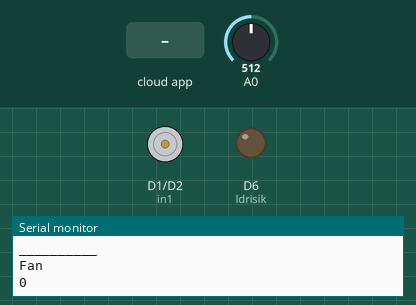
This sketch was run on a simulated ESP8266 (NodeMCU). Shown: motor-driver pin pairs drawn as motors (green arrow = first pin HIGH = forward, orange = second pin HIGH = backward, longer = more drive, scaled by the enable pin), output pins drawn as LEDs (lit = HIGH), the last lines printed to the serial monitor. Inputs (shaded band) come from the test bench; at power-on: A0 = 512. WiFi joins after 1.5 s; servers stay silent unless stated; the Firebase database answers and starts empty.

Above: at 2.7 s.
2.8 s: the phone or cloud app sets ldr to 1
At 4.0 s:
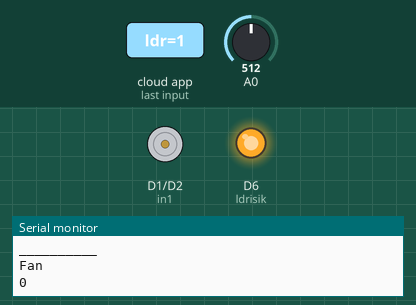
4.3 s: the phone or cloud app sets FAN to 1
At 5.4 s:
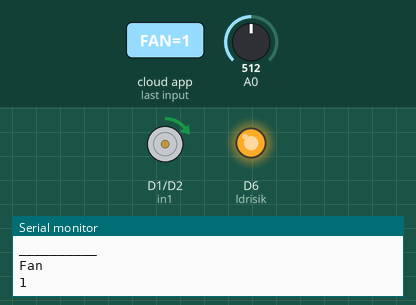
5.8 s: A0 set to 0
At 7.2 s:
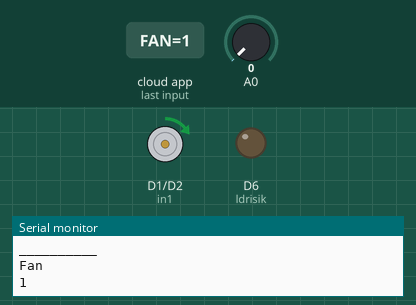
7.5 s: A0 set to 122
At 8.9 s:
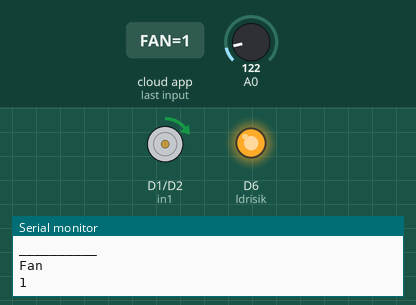
9.3 s: the phone or cloud app sets FAN to 0
At 10.2 s:
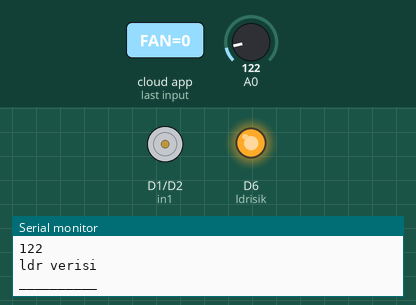
Timing chart, 0 to 11.8 s (numbered marks = the images above; inputs shaded):
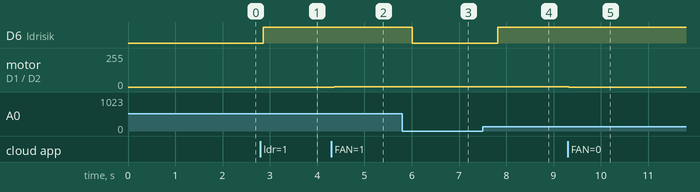

Measured:
- after the input at 2.8 s, D6 (ldrisik): LOW → HIGH after 0.06 s
- after the input at 4.3 s, motor on D1 (in1) / D2 (in2): stopped → forward 2/255 after 0.06 s
- after the input at 5.8 s, D6 (ldrisik): HIGH → LOW after 0.21 s
- after the input at 7.5 s, D6 (ldrisik): LOW → HIGH after 0.32 s
- after the input at 9.3 s, motor on D1 (in1) / D2 (in2): forward 2/255 → stopped at once

The sketch:

homeSystem2.ino
```cpp
#include <Arduino.h>
#include <ESP8266WiFi.h>
#include <Firebase_ESP_Client.h>
// Motor A connections
int PIRpin = D5;
int enA = D0;
int in1 = D1;
int in2 = D2;
int ldrpin = D7;
int ldrisik = D6;

//Provide the token generation process info.
#include "addons/TokenHelper.h"
//Provide the RTDB payload printing info and other helper functions.
#include "addons/RTDBHelper.h"

// Insert your network credentials
#define WIFI_SSID "Ömer Faruk's Galaxy S20 FE"
#define WIFI_PASSWORD "faruk6607"

// Insert Firebase project API Key
#define API_KEY "***************-q68k9vYGyYo"

// Insert RTDB URLefine the RTDB URL */
#define DATABASE_URL "https://akilliev-faec9-default-rtdb.firebaseio.com/"

//Define Firebase Data object
FirebaseData fbdo;

FirebaseAuth auth;
FirebaseConfig config;

//unsigned long sendDataPrevMillis = 0;
//int count = 0;
bool signupOK = false;

void setup() {
  pinMode(ldrpin, INPUT);
  pinMode(PIRpin, INPUT);
  pinMode(ldrisik, OUTPUT);
  pinMode(enA, OUTPUT);
  pinMode(in1, OUTPUT);
  pinMode(in2, OUTPUT);
  Serial.begin(115200);
  WiFi.begin(WIFI_SSID, WIFI_PASSWORD);
  Serial.print("Connecting to Wi-Fi");
  while (WiFi.status() != WL_CONNECTED) {
    Serial.print(".");
    delay(300);
  }
  Serial.print("Connected with IP: ");
  Serial.println(WiFi.localIP());
  Serial.println();
  config.api_key = API_KEY;
  config.database_url = DATABASE_URL;

  /* Sign up */
  if (Firebase.signUp(&config, &auth, "", "")) {
    Serial.println("ok");
    signupOK = true;
  } else {
    Serial.printf("%s\n", config.signer.signupError.message.c_str());
  }

  /* Assign the callback function for the long running token generation task */
  config.token_status_callback = tokenStatusCallback;  //see addons/TokenHelper.h
  Firebase.begin(&config, &auth);
  Firebase.reconnectWiFi(true);
}
void fanVerisi() {
  // Firebase üzerindeki röle değerini okur ve belirtilmiş değere göre röleleri açıp kapatır
  if (Firebase.RTDB.getInt(&fbdo, "/FAN")) {
    if (fbdo.dataTypeEnum() == fb_esp_rtdb_data_type_integer) {
      int fan = fbdo.to<int>();
      analogWrite(enA, fan * 2);
      digitalWrite(in1, HIGH);
      digitalWrite(in2, LOW);
      Serial.println("Fan");
      Serial.println(fan);
    } else {
      Serial.println(fbdo.errorReason());
    }
  }
}
void hareket() {
  if (Firebase.RTDB.getInt(&fbdo, "/PIR/hareketAktif")) {
    if (fbdo.dataTypeEnum() == fb_esp_rtdb_data_type_integer) {
      int hareket = fbdo.to<int>();
      Serial.println("hareket");
      Serial.println(hareket);
      if (hareket == 1) {
        int sensorVeri = digitalRead(PIRpin);
        if (sensorVeri == 1) {
          if (Firebase.RTDB.setFloat(&fbdo, "PIR/Hareket", 1)) {
            Serial.print("Hareket Tespti edildi  ");
          } else {
            Serial.println("FAILED");
            Serial.println("REASON: " + fbdo.errorReason());
          }
        }
      }
    } else {
      Serial.println(fbdo.errorReason());
    }
  }
}
void ldrVerisii() {
  if (Firebase.RTDB.getInt(&fbdo, "/Role/ldr")) {
    if (fbdo.dataTypeEnum() == fb_esp_rtdb_data_type_integer) {
      int ldr = fbdo.to<int>();
      if (ldr == 1) {
        int ldrVerisi = analogRead(ldrpin);
        Serial.println("----------------------------");
        Serial.println(ldrVerisi);
        Serial.println("ldr verisi");

        if (ldrVerisi != 0) {
          digitalWrite(ldrisik, HIGH);
        } else {
          digitalWrite(ldrisik, LOW);
        }
      }
    } else {
      Serial.println(fbdo.errorReason());
    }
  }
}
void loop() {
  if (Firebase.ready() && signupOK) {
    fanVerisi();
    hareket();
    ldrVerisii();
  }
  Serial.println("__________");
}
```
